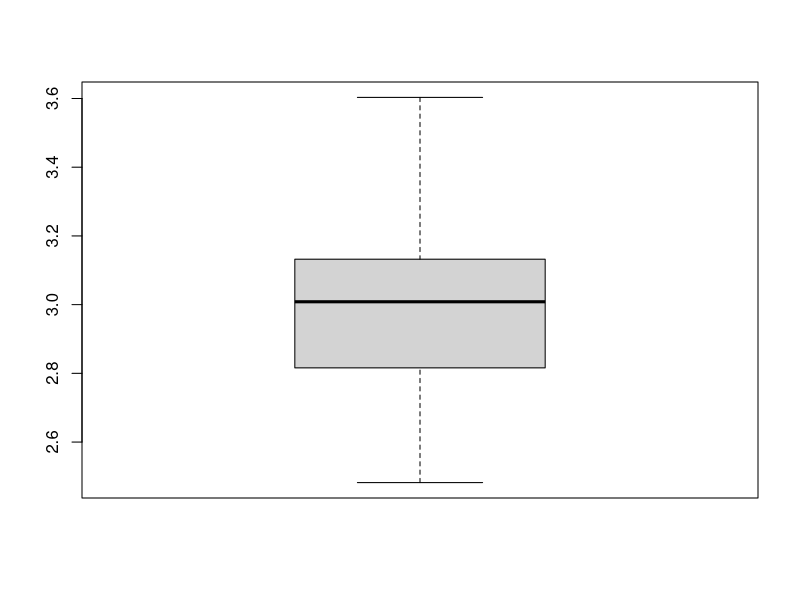
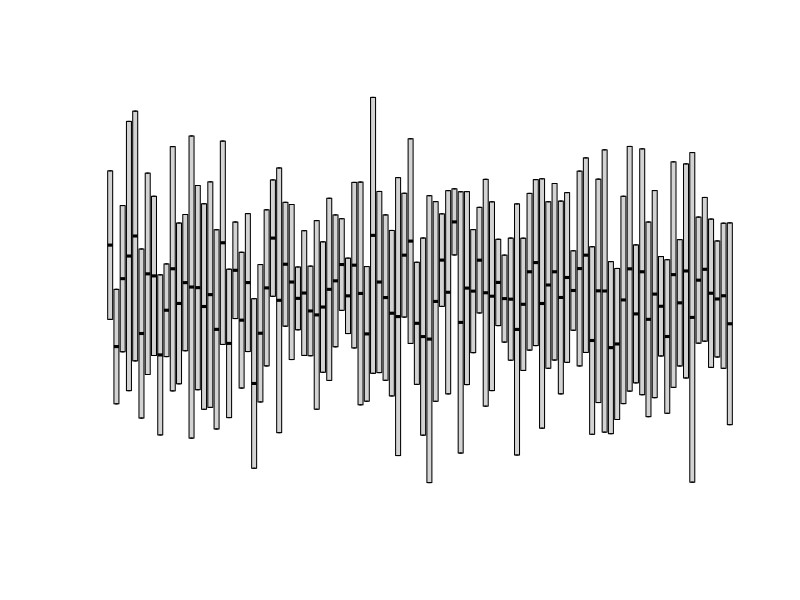

Here is the R script that generated these plots, in order: (Note: this script raises an error after producing the figures.)
#Partie 1.2 du projet du cours "Probabiités et analyse statistiques"


#Tout d'abord, commencons par implémenter certains paramètres importants


# Approximation de la constante d'Euler-Mascheroni par une somme de série
n.tilt <- 1000000
gamma_approx <- sum(1 / seq(1, n.tilt)) - log(n.tilt)






#1) Création artificielle d'une distribution de Gumbel à l'aide de la méthode proposé dans l'énoncé
n = 200
unif.distrib <- runif(n, min = 0, max = 1) #échantillon d'une distribution uniforme entre 0 et 1
gumb.distrib.betha.mu <- seq(1, n)
betha <- 3
mu <- 2

for (i in 1:n){
  gumb.distrib.betha.mu[i] <- -betha * log(-log(unif.distrib[i], base = exp(1)), base = exp(1)) + mu
}

#Généralisons en construisant une fonction
gumb.distrib <- function(n, betha, mu) {
  unif.distrib <- runif(n, min = 0, max = 1)
  gumb.distrib.initial <- seq(1, n)
  for (i in 1:n){
    gumb.distrib.initial[i] <- -betha * log(-log(unif.distrib[i], base = exp(1)), base = exp(1)) + mu
  }
  return(gumb.distrib.initial)
}



#Nous avons 200 valeurs aléatoires provenant d'une distribution de Gumbel, nous allons calculer l'estimateur des 
#moments et l'estimateur du maximum de vraisemblance sur base de cet échantillon

#1.1 On calcule betha.hat et mu.hat avec les valeurs de mu et betha, sans utiliser les valeurs issues de notre 
#échantillon aléatoires
density.function <- function(x) {
  betha^-1 * exp(-exp(-(x - mu)/betha)) * exp(-(x - mu)/betha)
}

first.moment.function <- function(x) {
  x * density.function(x)
}

second.moment.function <- function(x) {
  x^2 * density.function(x)
}

first.moment <- integrate(first.moment.function, lower = -500, upper = 500)
second.moment <- integrate(second.moment.function, lower = -500, upper = 500)

mu.theo <- first.moment$value - (sqrt(6/pi^2) * sqrt(second.moment$value - (first.moment$value * first.moment$value)) * gamma_approx)
betha.theo <- sqrt(6/pi^2) * sqrt(second.moment$value - (first.moment$value * first.moment$value))







#Calculons les deux premiers moments sur base de notre échantillon de 200 valeurs aléatoires 

first.moment.hat <- sum(gumb.distrib.betha.mu)/ (n-1)
second.moment.hat <- sum(gumb.distrib.betha.mu^2)/(n-1)

#pour comparer
first.moment$value
second.moment$value

mu.hat <- first.moment.hat - (sqrt(6/pi^2) * sqrt(second.moment.hat - (first.moment.hat * first.moment.hat)) * gamma_approx)
betha.hat <- sqrt(6/pi^2) * sqrt(second.moment.hat - (first.moment.hat * first.moment.hat))

#Généralisons cette méthode avec une fonction
moment.method.function <- function(betha, mu, data) {
  first.moment.hat <- sum(gumb.distrib.betha.mu)/ (n-1)
  second.moment.hat <- sum(gumb.distrib.betha.mu^2)/(n-1)
  mu.hat <- first.moment.hat - (sqrt(6/pi^2) * sqrt(second.moment.hat - (first.moment.hat * first.moment.hat)) * gamma_approx)
  betha.hat <- sqrt(6/pi^2) * sqrt(second.moment.hat - (first.moment.hat * first.moment.hat))
  return(c(betha.hat, mu.hat))
}

#Appliquons maintenant la méthode du maximum de vraisemblance 

log.likelihood.function <- function(betha, mu, data) {
  n <- length(data)
  stack <- numeric(n)
  for (k in 1:n) {
    stack[k] <- -log(betha) - (data[k] - mu) / betha - exp(-(data[k] - mu) / betha)
  }
  return(sum(stack))
}

neg.log.likelihood <- function(params, data) {
  betha <- params[1]
  mu <- params[2]
  return(-log.likelihood.function(betha, mu, data))
}

#Utilisons la fonction optim pour obtenir les paramètres idéaux
betha.initial <- 1  #Valeur initiale pour beta
mu.initial <- 0   #Valeur initiale pour mu
initial.params <- c(betha.initial, mu.initial)
data <- gumb.distrib.betha.mu     

opt.result <- optim(par = initial.params, fn = neg.log.likelihood, data = data)
opt.params <- opt.result$par
opt.params



#2) Effectuons cette opération m = 100 fois

#RAPPEL DES FONCTIONS
#Généralisons en construisant une fonction
gumb.distrib <- function(n, betha, mu) {
  unif.distrib <- runif(n, min = 0, max = 1)
  gumb.distrib.initial <- seq(1, n)
  for (i in 1:n){
    gumb.distrib.initial[i] <- -betha * log(-log(unif.distrib[i], base = exp(1)), base = exp(1)) + mu
  }
  return(gumb.distrib.initial)
}
moment.method.function <- function(betha, mu, data) {
    first.moment.hat <- sum(data)/ (n-1)
    second.moment.hat <- sum(data^2)/(n-1)
    mu.hat <- first.moment.hat - (sqrt(6/pi^2) * sqrt(second.moment.hat - (first.moment.hat * first.moment.hat)) * gamma_approx)
    betha.hat <- sqrt(6/pi^2) * sqrt(second.moment.hat - (first.moment.hat * first.moment.hat))
    return(c(betha.hat, mu.hat))
}
log.likelihood.function <- function(betha, mu, data) {
  n <- length(data)
  stack <- numeric(n)
  for (k in 1:n) {
    stack[k] <- -log(betha) - (data[k] - mu) / betha - exp(-(data[k] - mu) / betha)
  }
  return(sum(stack))
}
neg.log.likelihood <- function(params, data) {
  betha <- params[1]
  mu <- params[2]
  return(-log.likelihood.function(betha, mu, data))
}



m <- 100
betha.M <- seq(1:m)
mu.M <- seq(1:m)
betha.MV <- seq(1:m)
mu.MV <- seq(1:m)

for (l in 1:m) {
  data.use <- gumb.distrib(200, betha, mu)
  betha.M[l] <- moment.method.function(betha, mu, data.use)[1]
  mu.M[l] <- moment.method.function(betha, mu, data.use)[2]
  opt.result <- optim(par = initial.params, fn = neg.log.likelihood, data = data.use)
  opt.params <- opt.result$par
  betha.MV[l] <- opt.params[1]
  mu.MV[l] <- opt.params[2]
}

theta.M <- c(betha.M, mu.M)
theta.MV <- c(betha.MV, mu.MV)
theta.M <- matrix(nrow = 2, ncol = 100)
theta.MV <- matrix(nrow = 2, ncol = 100)
theta.M[1, ] <- betha.M
theta.M[2, ] <- mu.M
theta.MV[1, ] <- betha.MV
theta.MV[2, ] <- mu.MV 



moment.method.function(1, 0, data.use)


#Créons les histogrammes et boxplot
boxplot(x = betha.M)

png("boxplot.png")
boxplot(theta.M, main = "Boxplot des estimateurs", xlab = "Paramètres", ylab = "Estimateurs",
        names = c("betha_hat", "mu_hat"))

boxplot(betha.M, main = "Boxplot des estimateurs", xlab = "Paramètres", ylab = "Estimateurs")
boxplot(mu.M, main = "Boxplot des estimateurs", xlab = "Paramètres", ylab = "Estimateurs")
boxplot(betha.MV, main = "Boxplot des estimateurs", xlab = "Paramètres", ylab = "Estimateurs")
boxplot(mu.MV, main = "Boxplot des estimateurs", xlab = "Paramètres", ylab = "Estimateurs")
?hist
?boxplot


# Sauvegarder l'histogramme de betha_hat comme une image PNG
png("hist_betha_hat.png")
hist(theta.M[1,], main = "Histogramme de betha_hat", xlab = "betha_hat", ylab = "Fréquence")
dev.off()

# Sauvegarder l'histogramme de mu_hat comme une image PNG
png("hist_mu_hat.png")
hist(theta.M[2,], main = "Histogramme de mu_hat", xlab = "mu_hat", ylab = "Fréquence")
dev.off()


#3) Bias, variance and MSE

#Calculons le biais par la formule B(theta.hat) = E(theta.hat) - theta

#Calculons quelques valeurs nécessaire pour la suite 
esp.bheta.hat.M <- sum(betha.M)/m
esp.mu.hat.M <- sum(mu.M)/m
esp.bheta.hat.MV <- sum(betha.MV)/m
esp.mu.hat.MV <- sum(mu.MV)/m

esp.betha.hat.squared.M <- sum(betha.M^2)/m
esp.mu.hat.squared.M <- sum(mu.M^2)/m
esp.betha.hat.squared.MV <- sum(betha.MV^2)/m
esp.mu.hat.squared.MV <- sum(mu.MV^2)/m



bias.M <- c(esp.bheta.hat.M - betha, esp.mu.hat.M- mu)
bias.MV <- c(esp.bheta.hat.MV - betha, esp.mu.hat.MV - mu)

var.M <- c(esp.betha.hat.squared.M - (esp.bheta.hat.M)^2, esp.mu.hat.squared.M - (esp.mu.hat.M)^2)
var.MV <- c(esp.betha.hat.squared.MV - (esp.bheta.hat.MV)^2, esp.mu.hat.squared.MV - (esp.mu.hat.MV)^2)

MSE.M <- (bias.M)^2 + var.M
MSE.MV <- (bias.MV)^2 + var.MV

#IL FAUT VERIFIER QUE LES CALCULS SONT CORRECTS ET COHERENTS ET PUIS FAIRE DES CONCLUSIONS DESSUS
#Les valeurs concernant mu ne devraient pas être plus basse dans la stratégie MV que la stratégie M ?
#Est-ce qu'on fait des graphes ?

#4) 
